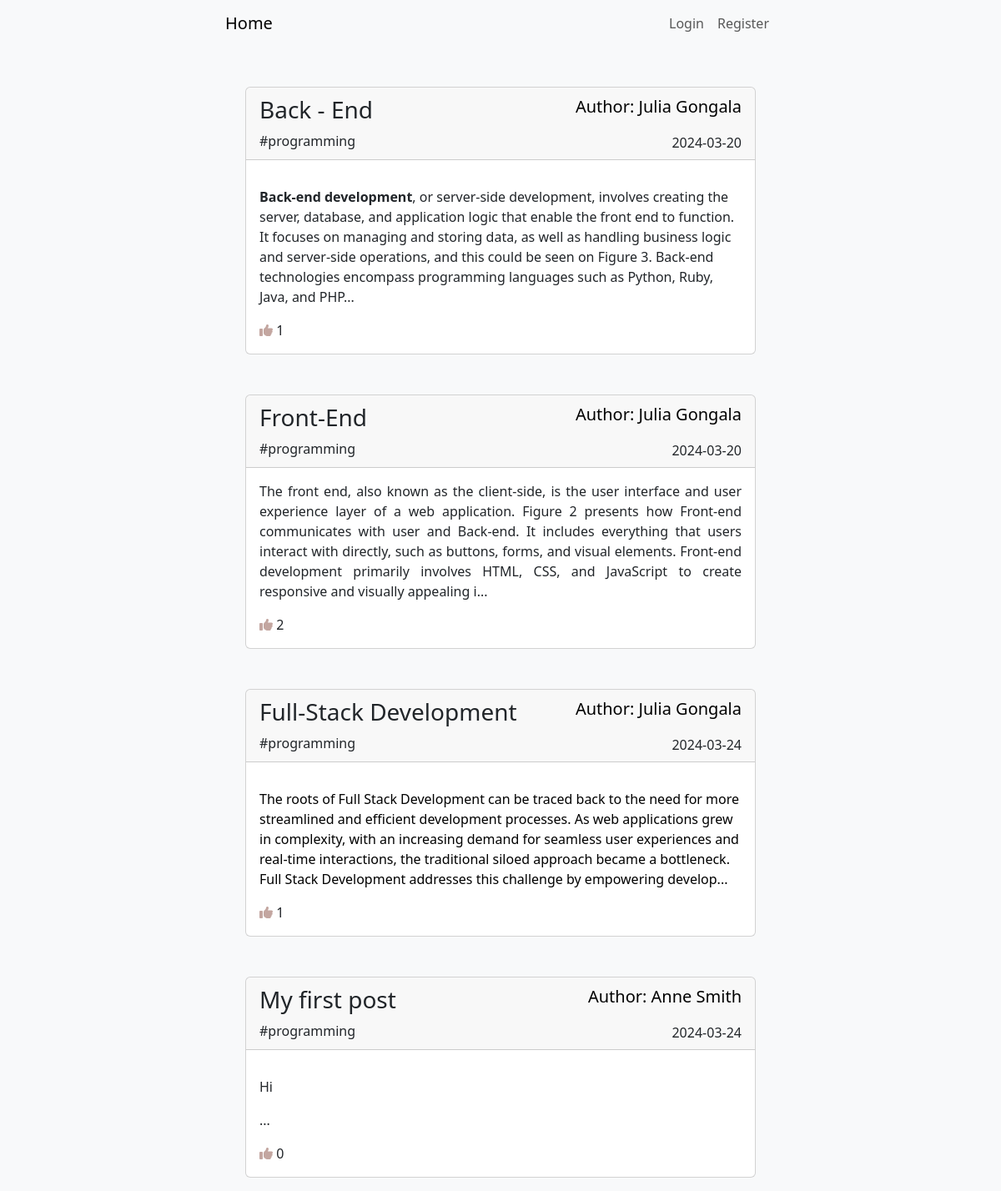
/category/programming, run on the app's committed database.
### advancedBlog/models.py (models this page shows, shortened)
class Post(models.Model):
    author = models.ForeignKey(User, on_delete=models.CASCADE)
    title = models.CharField(max_length = 150)
    tag = models.CharField(max_length = 150)
    like = models.ManyToManyField(User, related_name='blogPost')
    category = models.CharField(max_length = 150)
    image = models.ImageField(null=True, blank=True, upload_to="images/")
    description = RichTextField(blank=True, null=True)
    date_created = models.DateTimeField(auto_now_add = True)
    date_updated = models.DateTimeField(auto_now = True)

### advancedBlog/views.py (the view)
# urls.py: path('category/<str:type>', CategoryFilter, name='categoryFilter'),
def CategoryFilter(request, type):
    categoryType = Post.objects.filter(category=type.replace('-', ' '))
    return render(request, 'filteredCategory.html', {'type': type.title().replace('-', ' '), 'categoryType':categoryType})

### advancedBlog/templates/filteredCategory.html (shortened to what this page needs)
{% extends "base.html" %}
{% load static %}
{% block content%}
<div class="container">
  {% for post in categoryType %}
    <div class="card mb-3 mt-5">
      <div class="card-header d-flex justify-content-between align-items-center">
        <div>
          <a class="card-title" style="text-decoration: none;" href="{% url 'postDetails' post.pk %}">
            <h3 class="fw-light">{{ post.title }}</h3>
          </a>
          <a class="card-title" style="text-decoration: none;" href="{% url 'categoryFilter' post.category|slugify %}">
            <p class="card-text fw-light mb-0 fs-10">
                #{{ post.category }}
            </p>
          </a>
        </div>
        <div class="text-end">
          <p class="card-text fw-light text-decoration-none text-black fs-5">
            Author: {{ post.author.first_name }} {{ post.author.last_name }}
          </p>
          <p class="card-text fw-light mb-0 fs-10">
            {{ post.date_created|date:'Y-m-d' }}
          </p>
        </div>
      </div>
      <div class="card-body">
        <p class="card-text" align="justify">{{ post.description|slice:"400" | safe}}...</p>
        <i class="fa-solid fa-thumbs-up" style="color: #c3a6a0;"></i>
        {{post.like.count}}
      </div>
    </div>
  {% endfor %}
</div>
{% endblock %}

### data on the page
Post: title "Back - End", category "programming", author.first_name "Julia", author.last_name "Gongala", date_created "2024-03-20", description "Back-end development , or server-side development, involves creating the server, database, and application logic that enable the front end to function. It focuses on managing and storing data, as well as handling business logic and server-side operations, and this could be seen on Figure 3. Back-end technologies encompass programming languages such as Python, Ruby, Java, and PHP", like.count "1"
Post: title "Front-End", category "programming", author.first_name "Julia", author.last_name "Gongala", date_created "2024-03-20", description "The front end, also known as the client-side, is the user interface and user experience layer of a web application. Figure 2 presents how Front-end communicates with user and Back-end. It includes everything that users interact with directly, such as buttons, forms, and visual elements. Front-end development primarily involves HTML, CSS, and JavaScript to create responsive and visually appealing i", like.count "2"
Post: title "Full-Stack Development", category "programming", author.first_name "Julia", author.last_name "Gongala", date_created "2024-03-24", description "The roots of Full Stack Development can be traced back to the need for more streamlined and efficient development processes. As web applications grew in complexity, with an increasing demand for seamless user experiences and real-time interactions, the traditional siloed approach became a bottleneck. Full Stack Development addresses this challenge by empowering develop", like.count "1"
Post: title "My first post", category "programming", author.first_name "Anne", author.last_name "Smith", date_created "2024-03-24", description "Hi", like.count "0"
